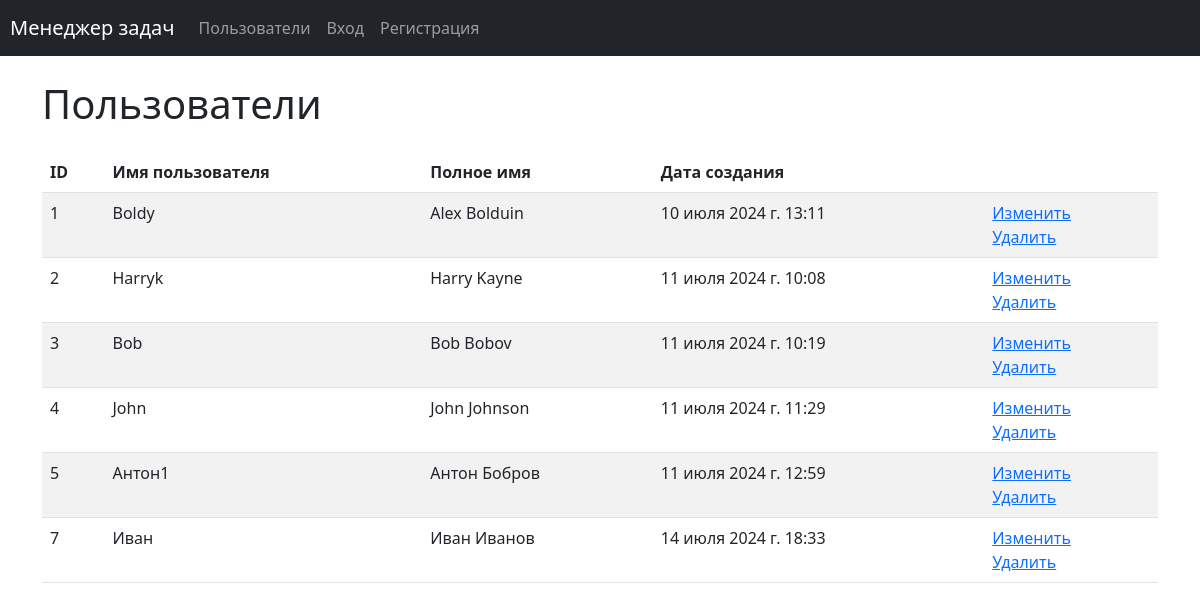
/users/, run on an earlier commit of the app's database.
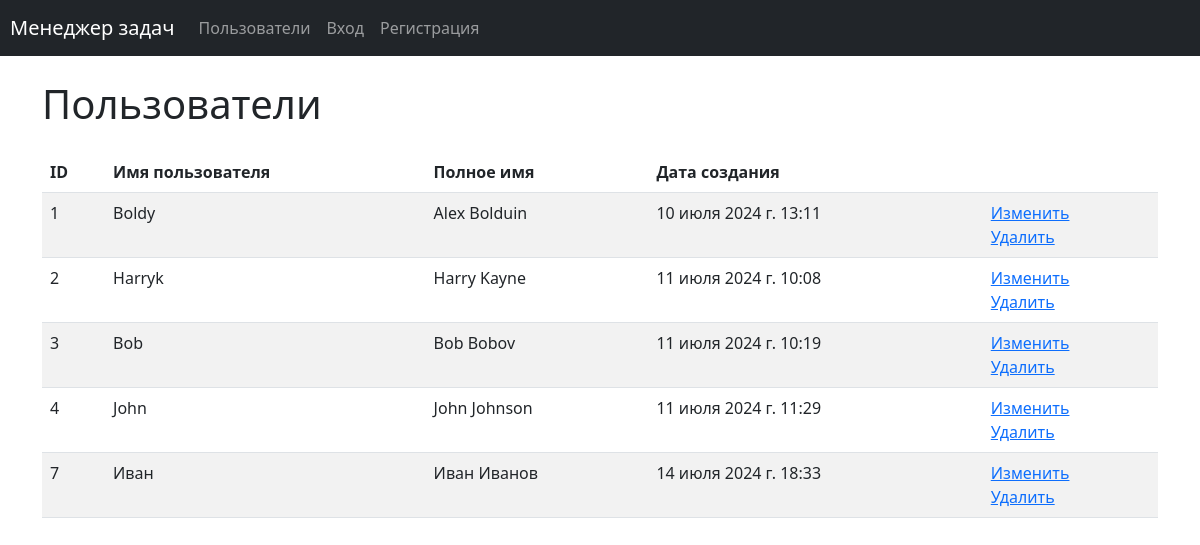
And on a later commit of the database.
### task_manager/users/models.py (models this page shows, shortened)
class User(AbstractUser):
    groups = models.ManyToManyField(Group, related_name='auth_user_groups')
    user_permissions = models.ManyToManyField(
        Permission,
        related_name='auth_user_permissions',
    )
    first_name = models.CharField(max_length=150)
    last_name = models.CharField(max_length=150)

### task_manager/users/views.py (the view)
# urls.py: path('', UsersListView.as_view(), name='users'),
class UsersListView(ListView):
    template_name = 'users/index.html'
    model = User
    context_object_name = 'users'

### task_manager/templates/users/index.html (shortened to what this page needs)
{% extends "base.html" %}
{% load i18n %}
{% load django_bootstrap5 %}
{% block content %}
<div class="container wrapper flex-grow-1">
    <h1 class="my-4">
Пользователи
    </h1>
<table class="table table-striped">
<thead>
  <tr>
    <th>ID</th>
    <th>{% trans 'Username' %}</th>
    <th>{% trans 'Full name' %}</th>
    <th>{% trans 'Creation date' %}</th>
    <th></th>
  </tr>
</thead>
<tbody>
  {% if users %}
  {% for user in users %}
    <tr>
      <td>{{ user.id }}</td>
      <td>{{ user.username }}</td>
      <td>{{ user.get_full_name }}</td>
      <td>{{ user.date_joined }}</td>
      <td>
        <a href="{% url 'user_update' user.id %}">{% trans "Update" %}</a>
        <br>
        <a href="{% url 'user_delete' user.id %}">{% trans "Delete" %}</a>
      </td>
    </tr>
  {% endfor %}
  {% endif %}
</tbody>
</table>
</div>
{% endblock content %}

### task_manager/templates/base.html (shortened to what this page needs)
{% load django_bootstrap5 %}
{% load i18n %}
<!DOCTYPE html>
<html lang="ru-ru">
  <head>
    {% bootstrap_css %}
    <link href="https://cdn.jsdelivr.net/npm/bootstrap@5.2.3/dist/css/bootstrap.min.css" rel="stylesheet">
  </head>
  <body class="d-flex flex-column min-vh-100">
    {% if request.user.is_authenticated %}
    <nav class="navbar navbar-expand-lg navbar-dark bg-dark">
      <a class="navbar-brand" href="{% url 'home' %}" style="margin-left: 10px">{% trans 'Task manager' %}</a>
      <button class="navbar-toggler" data-toggle="collapse" data-target="#navbarToggleExternalContent">
        <span class="navbar-toggler-icon"></span>
      </button>
      <div class="collapse navbar-collapse" id="navbarToggleExternalContent">
        <ul class="navbar-nav mr-auto">
          <li class="nav-item">
            <a class="nav-link" href="{% url 'users' %}">{% trans 'Users' %}</a>
          </li>
            <li class="nav-item">
              <a class="nav-link" href="{% url 'statuses' %}">{% trans 'Statuses' %}</a>
            </li>
            <li class="nav-item">
              <a class="nav-link" href="{% url 'login' %}">{% trans 'Labels' %}</a>
            </li>
            <li class="nav-item">
              <a class="nav-link" href="{% url 'login' %}">{% trans 'Tasks' %}</a>
            </li>
            <li class="nav-item">
              <a class="nav-link" href="#"
                onClick="document.getElementById('logoutform').submit()">
                {% trans 'Log out' %}
              </a>
            </li>
        </ul>
            <form id="logoutform" method="POST" action="{% url 'logout' %}">
              {% csrf_token %}
              <input type="hidden">
            </form>
      </div>
    </nav>
    {% else %}
    <nav class="navbar navbar-expand-lg navbar-dark bg-dark">
      <a class="navbar-brand" href="{% url 'home' %}" style="margin-left: 10px">{% trans "Task manager" %}</a>
      <div class="collapse navbar-collapse" id="navbarToggleExternalContent">
        <ul class="navbar-nav mr-auto">
          <li class="nav-item">
            <a class="nav-link" href="{% url 'users' %}">{% trans "Users" %}</a>
          </li>
        </ul>
        <ul class="navbar-nav">
            <li class="nav-item">
              <a class="nav-link" href="{% url 'login' %}">{% trans "Login" %}</a>
            </li>
            <li class="nav-item">
              <a class="nav-link" href="{% url 'user_create' %}">{% trans "Registration" %}</a>
            </li>
        </ul>
      </div>
    </nav>
    {% endif %}
    {% block content %}
    {% endblock %}

What changed in the data, as far as the page shows it:
removed User: id "5", username "Антон1", get_full_name "Антон Бобров", date_joined "11 июля 2024 г. 12:59"
